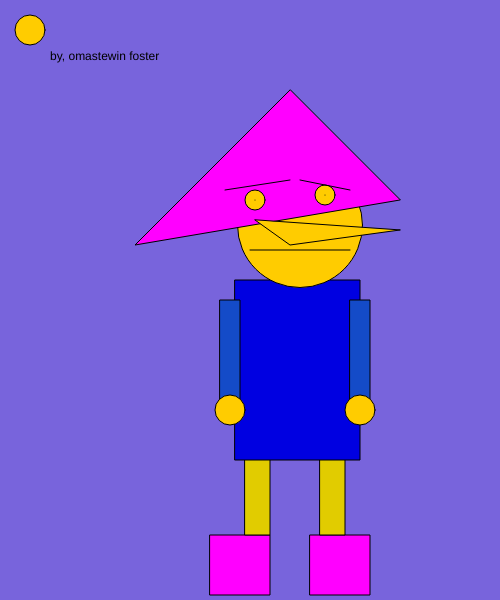
Frame 1 (no input)
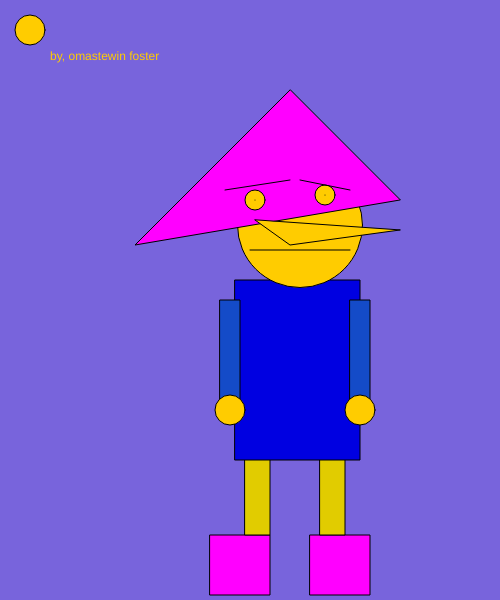
Frame 60 (no input)
Frame 120 (the mouse pressed at the canvas centre since frame 60): identical to frame 60, image omitted

The p5.js sketch that drew these frames (run headless with seeded random() and noise() and a simulated clock; from frame 60 on, the mouse is pressed at the canvas centre):

// p5.js sketch
// ── sketch.js




function setup()
{
  createCanvas (500, 600);
}
function draw ()
{
  background (120, 100, 220);
  text('by, omastewin foster', 50, 60);
  fill(255, 204, 0);
  circle(30, 30 , 30);
  fill('magenta');
   square(210, 535, 60);
   fill('magenta');
   square(310, 535, 60);
   fill(225, 204, 0);
   rect(320, 355, 25, 180);
   fill(225, 204, 0);
   rect(245, 355, 25, 180);
fill(0,0, 225);
rect(235, 280, 125, 180);
fill (255, 204, 0);
circle(300, 225, 125);
fill('magenta');
triangle(400, 200, 135, 245, 290, 90);
fill(20, 75, 200);
rect(220,300,20,120);
fill(20, 75, 200);
rect(350,300,20,120);
fill(255, 204, 0);
circle( 360, 410, 30);
fill(255, 204, 0);
circle(230, 410, 30);
line(250, 250, 350, 250);
circle(255, 200, 20);
circle(325, 195, 20);
line(225, 190, 290, 180);
line(350, 190, 300, 180);
triangle(400, 230, 290, 245, 255, 220);
point(255, 200);
point(325, 195);
}
